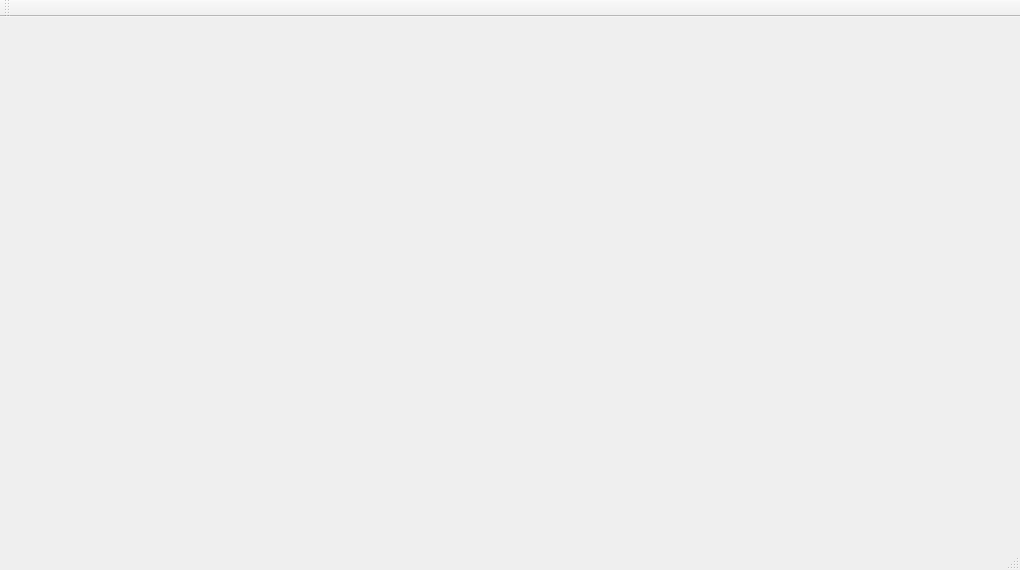
<?xml version="1.0" encoding="UTF-8"?>
<ui version="4.0">
 <class>MainWindow</class>
 <widget class="QMainWindow" name="MainWindow">
  <property name="geometry">
   <rect>
    <x>0</x>
    <y>0</y>
    <width>1020</width>
    <height>570</height>
   </rect>
  </property>
  <property name="minimumSize">
   <size>
    <width>1020</width>
    <height>570</height>
   </size>
  </property>
  <property name="maximumSize">
   <size>
    <width>1200</width>
    <height>800</height>
   </size>
  </property>
  <property name="acceptDrops">
   <bool>true</bool>
  </property>
  <property name="windowTitle">
   <string>C+++++ Qt Painter</string>
  </property>
  <widget class="QWidget" name="centralWidget">
   <widget class="QWidget" name="Canvas" native="true">
    <property name="geometry">
     <rect>
      <x>10</x>
      <y>10</y>
      <width>1000</width>
      <height>500</height>
     </rect>
    </property>
    <property name="minimumSize">
     <size>
      <width>1000</width>
      <height>492</height>
     </size>
    </property>
    <property name="maximumSize">
     <size>
      <width>16777215</width>
      <height>16777215</height>
     </size>
    </property>
    <property name="palette">
     <palette>
      <active>
       <colorrole role="Base">
        <brush brushstyle="SolidPattern">
         <color alpha="255">
          <red>255</red>
          <green>255</green>
          <blue>255</blue>
         </color>
        </brush>
       </colorrole>
       <colorrole role="Window">
        <brush brushstyle="SolidPattern">
         <color alpha="255">
          <red>255</red>
          <green>255</green>
          <blue>255</blue>
         </color>
        </brush>
       </colorrole>
      </active>
      <inactive>
       <colorrole role="Base">
        <brush brushstyle="SolidPattern">
         <color alpha="255">
          <red>255</red>
          <green>255</green>
          <blue>255</blue>
         </color>
        </brush>
       </colorrole>
       <colorrole role="Window">
        <brush brushstyle="SolidPattern">
         <color alpha="255">
          <red>255</red>
          <green>255</green>
          <blue>255</blue>
         </color>
        </brush>
       </colorrole>
      </inactive>
      <disabled>
       <colorrole role="Base">
        <brush brushstyle="SolidPattern">
         <color alpha="255">
          <red>255</red>
          <green>255</green>
          <blue>255</blue>
         </color>
        </brush>
       </colorrole>
       <colorrole role="Window">
        <brush brushstyle="SolidPattern">
         <color alpha="255">
          <red>255</red>
          <green>255</green>
          <blue>255</blue>
         </color>
        </brush>
       </colorrole>
      </disabled>
     </palette>
    </property>
    <property name="autoFillBackground">
     <bool>false</bool>
    </property>
   </widget>
  </widget>
  <widget class="QMenuBar" name="menuBar">
   <property name="geometry">
    <rect>
     <x>0</x>
     <y>0</y>
     <width>1020</width>
     <height>22</height>
    </rect>
   </property>
  </widget>
  <widget class="QToolBar" name="mainToolBar">
   <attribute name="toolBarArea">
    <enum>TopToolBarArea</enum>
   </attribute>
   <attribute name="toolBarBreak">
    <bool>false</bool>
   </attribute>
  </widget>
  <widget class="QStatusBar" name="statusBar"/>
 </widget>
 <layoutdefault spacing="6" margin="11"/>
 <resources/>
 <connections/>
</ui>
